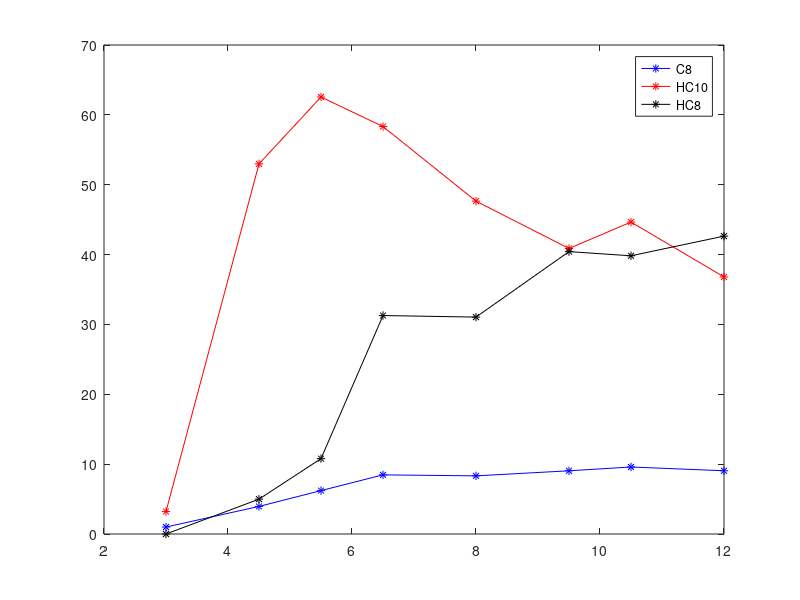

Reproduce this figure in MATLAB. (Note: this script raises an error after producing the figure.)
% =========================================================================
% FITTING OF MODEL PARAMETERS TO EXPERIMENTAL DATA
% Fits the model parameters by minimising the error between the
% deterministic solution and the experimental time-series data for
% C8, HC10, and HC8. Runs nAverages independent optimisations and
% saves all results to a .dat file.
% =========================================================================


% Load experimental data
% Columns: time, C8_mean, HC10_mean, HC8_mean, C8_min, C8_max,
%          HC10_min, HC10_max, HC8_min, HC8_max
data = load('experimentalData.dat');


% Plot of raw experimental data
figure(1),
plot(data(:,1),data(:,2),'*-b',... % C8
     data(:,1),data(:,3),'*-r',... % HC10
     data(:,1),data(:,4),'*-k')    % HC8
legend('C8','HC10','HC8')



% --- Interpolation and time extension ---

%Interpolate first points
startT = data(1,1);
endT   = data(end,1);

% Time grid
xq   = startT:0.5:endT;

% Interpolate all columns onto the new grid
vq2  = interp1(data(:,1), data(:,2), xq);
vq3  = interp1(data(:,1), data(:,3), xq);
vq4  = interp1(data(:,1), data(:,4), xq);
vq5  = interp1(data(:,1), data(:,5), xq);
vq6  = interp1(data(:,1), data(:,6), xq);
vq7  = interp1(data(:,1), data(:,7), xq);
vq8  = interp1(data(:,1), data(:,8), xq);
vq9  = interp1(data(:,1), data(:,9), xq);
vq10 = interp1(data(:,1), data(:,10), xq);

% Extend the time axis and all signals by nPoints steps at constant value
% (flat extrapolation beyond the last data point, for ODE to settle)
nPoints = 50;

xq   = [xq   xq(end)+0.5:0.5:xq(end)+nPoints*0.5];
vq2  = [vq2  ones(1,nPoints)*vq2(end)];
vq3  = [vq3  ones(1,nPoints)*vq3(end)];
vq4  = [vq4  ones(1,nPoints)*vq4(end)];
vq5  = [vq5  ones(1,nPoints)*vq5(end)];
vq6  = [vq6  ones(1,nPoints)*vq6(end)];
vq7  = [vq7  ones(1,nPoints)*vq7(end)];
vq8  = [vq8  ones(1,nPoints)*vq8(end)];
vq9  = [vq9  ones(1,nPoints)*vq9(end)];
vq10 = [vq10 ones(1,nPoints)*vq10(end)];

% New matrix
data=[xq' vq2' vq3' vq4',vq5',vq6',vq7',vq8',vq9',vq10'];



% --- Optimisation settings ---

% Number of independent optimisation runs (different random starting points)
nAverages = 50;
dataForTheFile = zeros(nAverages,15);

% flagError controls which error metric is used by the objective function:
%   0 = global (all three species)
%   1 = C8 only
%   2 = HC10 only
%   3 = HC8 only
flagError  = 0;

% flagMethod selects the optimisation algorithm:
%   0 = SIMPLEX
%   1 = SIMPSA
flagMethod = 1;

% flagPlot controls whether the objective function produces intermediate plots
flagPlot   = 0;



% --- Optimisation loop ---
tic

for a=1:nAverages

    % Starting parameter guess
    P_subset = load('parLong.dat');
    
    % Upper and lower bounds for the fitted parameters 
    lb = 0.001*P_subset;
    ub = 1000*P_subset;
    

    if(flagMethod)
        % SIMPSA
        [ParBest,FVAL,EXITFLAG,OUTPUT] = SIMPSA('objectiveFunction3',P_subset,lb,ub,[],data,flagError,flagPlot);
    else
        % SIMPLEX
        options     = foptions;
        options(1)  = 0;
        options(2)  = 1.5;
        options(3)  = 1.5;
        options(14) =10000000;
        [ParBest,options] = SIMPLEXL('objectiveFunction3',P_subset,options,[],data,flagError);
    end

    
    % Save result only if the optimiser converged (EXITFLAG ~= 0)
    if(EXITFLAG)
        dataToBeSaved       = [ParBest FVAL];
        dataForTheFile(a,:) = dataToBeSaved;
    end
    
end

toc


% --- Save results ---

% File name encodes the error metric, method, and number of runs
fileName = sprintf('parFit_error_%d_method_%d_n_%d.dat',flagError,flagMethod,a);
save(fileName,'dataForTheFile','-ascii');
